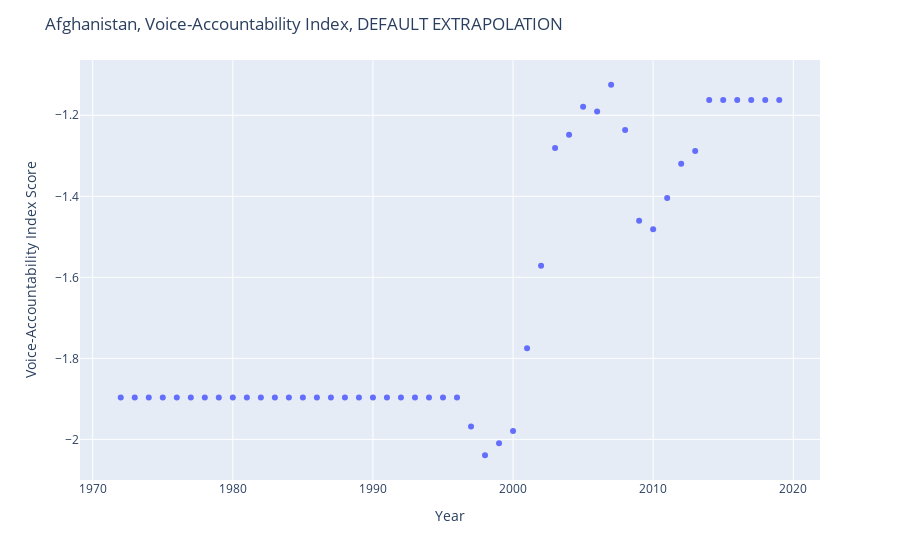

The notebook cell this image was saved under:
### Markdown cell above
## These two plots demonstrate the difference between the extrapolation method used in this build, and the default extrapolation used in my previous Unit's build week.

### Code cell
fig = px.scatter(afg_imp, x="index", y=0)

fig.update_layout(
    title = "Afghanistan, Voice-Accountability Index, DEFAULT EXTRAPOLATION",
    xaxis_title = "Year",
    yaxis_title = "Voice-Accountability Index Score"
) 

fig.show()

### Figure 1 — Plotly figure (JSON) as saved in the notebook; plotly's stock layout.template omitted (floating-point values rounded to 4 significant figures)
{"data": [{"hoverlabel": {"namelength": 0}, "hovertemplate": "index=%{x}<br>0=%{y}", "legendgroup": "", "marker": {"color": "#636efa", "symbol": "circle"}, "mode": "markers", "name": "", "showlegend": false, "type": "scatter", "x": [1972, 1973, 1974, 1975, 1976, 1977, 1978, 1979, 1980, 1981, 1982, 1983, 1984, 1985, 1986, 1987, 1988, 1989, 1990, 1991, 1992, 1993, 1994, 1995, 1996, 1997, 1998, 1999, 2000, 2001, 2002, 2003, 2004, 2005, 2006, 2007, 2008, 2009, 2010, 2011, 2012, 2013, 2014, 2015, 2016, 2017, 2018, 2019], "xaxis": "x", "y": [-1.897, -1.897, -1.897, -1.897, -1.897, -1.897, -1.897, -1.897, -1.897, -1.897, -1.897, -1.897, -1.897, -1.897, -1.897, -1.897, -1.897, -1.897, -1.897, -1.897, -1.897, -1.897, -1.897, -1.897, -1.897, -1.968, -2.039, -2.009, -1.98, -1.775, -1.571, -1.281, -1.248, -1.179, -1.191, -1.125, -1.236, -1.46, -1.482, -1.404, -1.319, -1.288, -1.162, -1.162, -1.162, -1.162, -1.162, -1.162], "yaxis": "y"}], "layout": {"autosize": true, "legend": {"tracegroupgap": 0}, "margin": {"t": 60}, "title": {"text": "Afghanistan, Voice-Accountability Index, DEFAULT EXTRAPOLATION"}, "xaxis": {"anchor": "y", "autorange": true, "domain": [0, 1], "range": [1969.0, 2022.0], "title": {"text": "Year"}, "type": "linear"}, "yaxis": {"anchor": "x", "autorange": true, "domain": [0, 1], "range": [-2.104, -1.06], "title": {"text": "Voice-Accountability Index Score"}, "type": "linear"}}}
